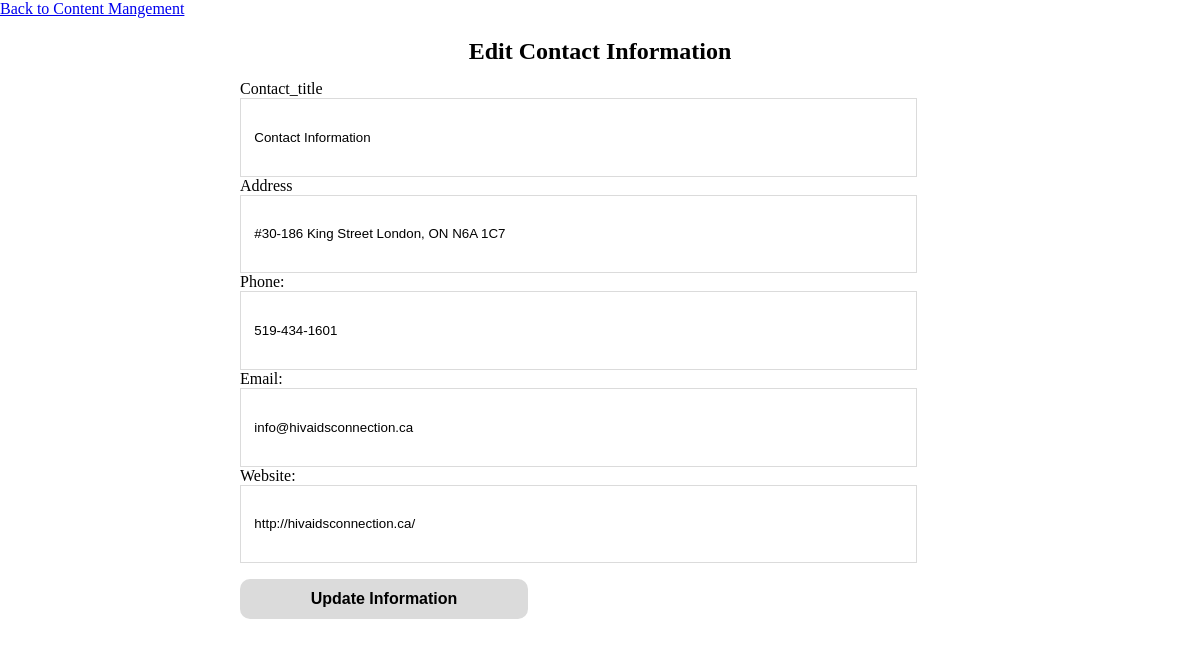
/admin/admin_content_contact.php (signed in), run on the app's committed database.
### tables this page shows
CREATE TABLE `tbl_contact` (
  `contact_id` int(11) NOT NULL,
  `contact_title` text NOT NULL,
  `contact_address` text NOT NULL,
  `contact_phone` varchar(250) NOT NULL,
  `contact_email` varchar(250) NOT NULL,
  `contact_website` varchar(250) NOT NULL,
  `contact_picture` varchar(250) NOT NULL
);

### admin/script/fetchcontent.php (called while the page is built, shortened)
<?php
function getAll($tbl){
    $pdo = Database::getInstance()->getConnection();
    $queryAll = ' SELECT * FROM '.$tbl;
    $results = $pdo->query($queryAll);
    if($results){
        return $results;
    }else{
        return 'There was a problem accessing this info';
    }
}

### admin/admin_content_contact.php (the view, shortened to what this page needs)
<?php
$tbl_contact = 'tbl_contact';
$getContact  = getAll($tbl_contact);
?>
<!DOCTYPE html>
<html lang="en">
<head>
    <link rel="stylesheet" href="../css/main.css">
</head>
<body>
<a href="admin_content.php">Back to Content Mangement </a><br>
    <h2 style="text-align:center">Edit Contact Information</h2>
    <form action='admin_content_contact.php' method='post'>
    <?php while($contactinfo = $getContact->fetch(PDO::FETCH_ASSOC)):?>
        <label>Contact_title<label><br>
        <input  class="cme-input" type='text' name='title' value='<?php echo $contactinfo['contact_title'];?>'><br>
        <label>Address<label><br>
        <input class="cme-input" type='text' name='address' value='<?php echo $contactinfo['contact_address'];?>'><br>
        <label>Phone:<label><br>
        <input  class="cme-input" type='text' name='phone' value='<?php echo $contactinfo['contact_phone'];?>'><br>
        <label>Email:<label><br>
        <input  class="cme-input" type='text' name='email' value='<?php echo $contactinfo['contact_email'];?>'><br>
        <label>Website:<label><br>
        <input class="cme-input" type='text' name='email' value='<?php echo $contactinfo['contact_website'];?>'><br>
    <?php endwhile;?>
        <button type='submit' name='submit' class="cms-button">Update Information</button>
</body>
</html>

### css/main.css (style rules this page uses)
body { width:100%;height:100%;margin:0 auto }
form { display:flex;flex-direction:column;width:60%;height:80%;margin:auto;position:absolute;top:0;bottom:0;left:0;right:0 }
input { width:90%;padding-left:5%;height:50px;border:#dbdbdb 1px solid }
button { margin:auto;text-align:center;margin-top:10%;border-radius:10px;background-color:#dbdbdb;width:40%;height:40px;font-size:16px;border:none;font-weight:700 }
.cme-input { padding:1em }
.cms-button { margin-top:1em }

### data on the page
tbl_contact: title "Contact Information", address "#30-186 King Street London, ON N6A 1C7", phone "519-434-1601", email "info@hivaidsconnection.ca", email "http://hivaidsconnection.ca/"
